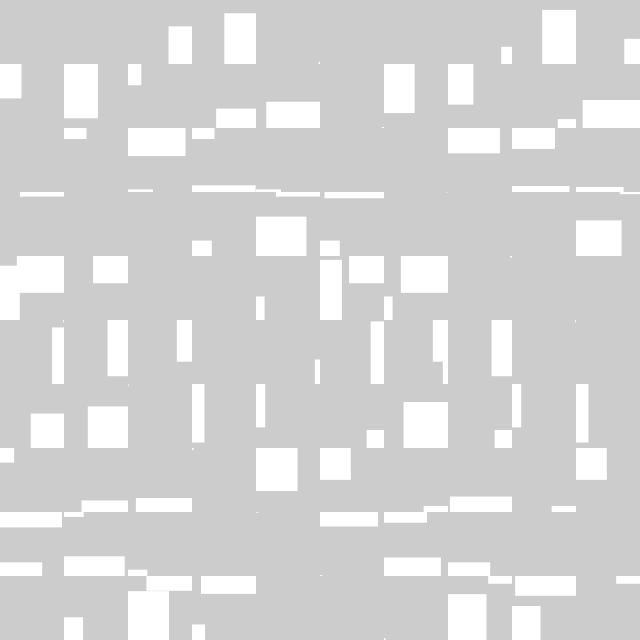
Frame 1 (no input)
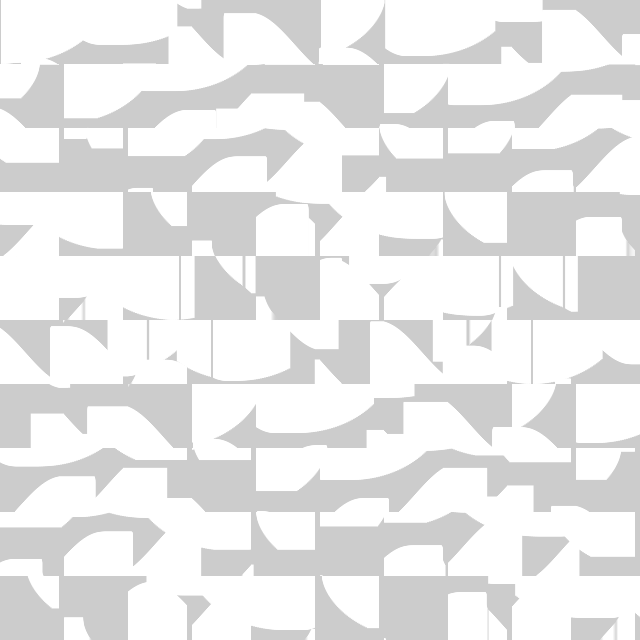
Frame 60 (the mouse pressed at the canvas centre just before this capture)
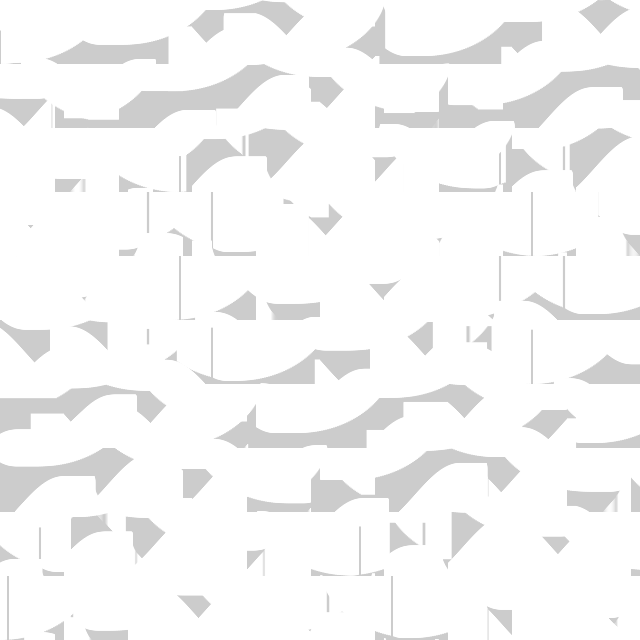
Frame 120 (the mouse held since frame 60 and released just before this capture)

The Processing sketch that drew these frames (run headless with seeded random() and noise(); from frame 60 on, the mouse is pressed at the canvas centre):

// Processing sketch: day159
// ── day159.pde
float t,u,x,y;
void setup(){
size(640,640);
noStroke();
}
void draw(){
clear();
for(x=0;x<705;x+=64)
for(y=0;y<641;y+=64){
push();
translate((180/PI*t+x)%704,y);
scale(sin(u=PI/360*y+t),cos(u));
square(0,0,cos(y-x+t)*64);
pop();
}
t+=PI/180;
}
